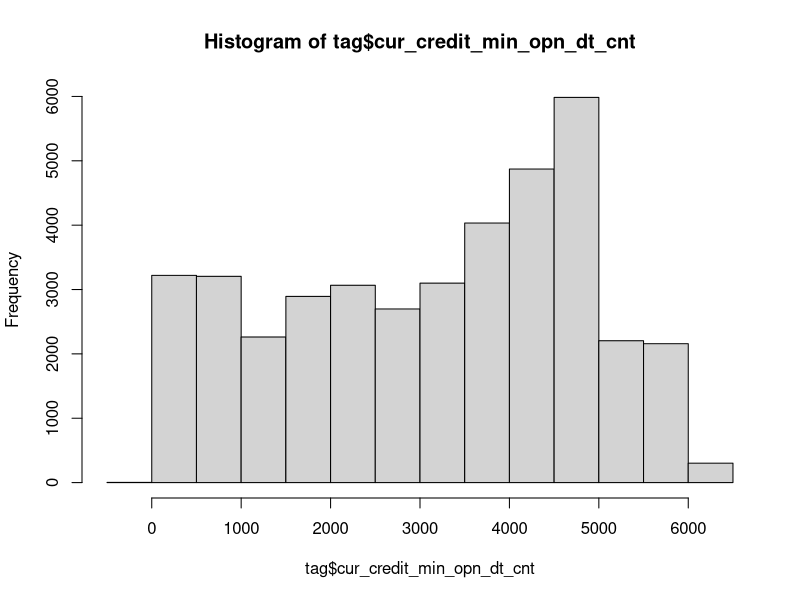
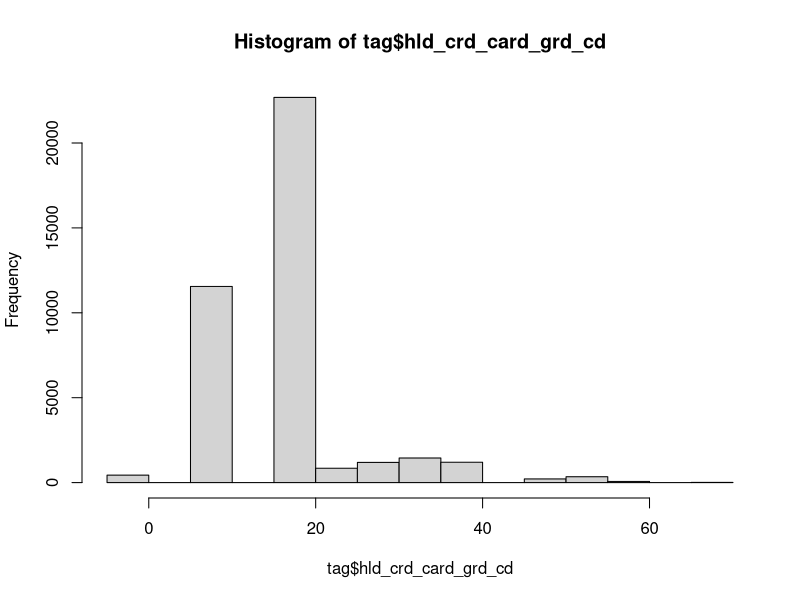
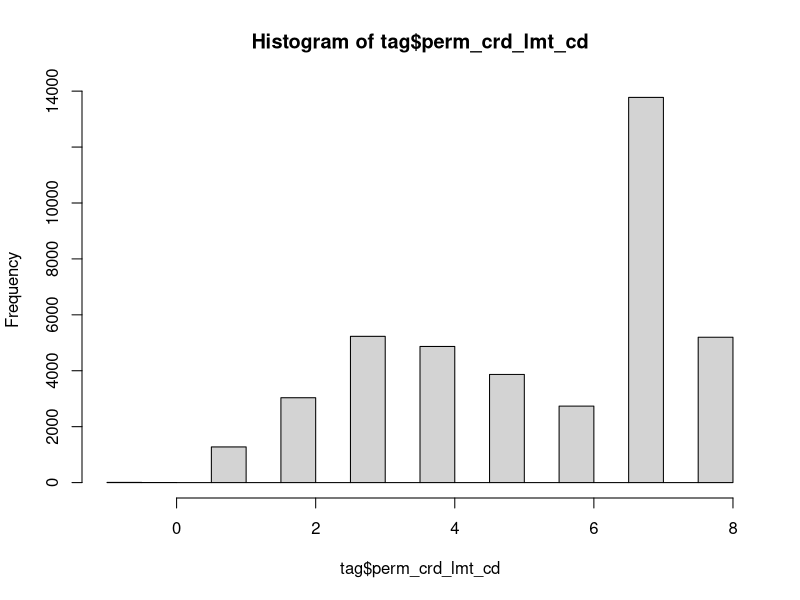
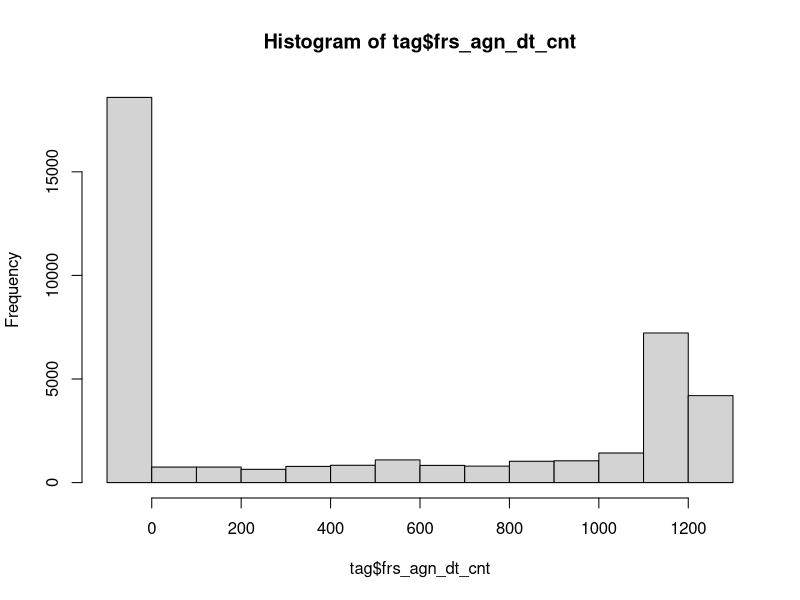
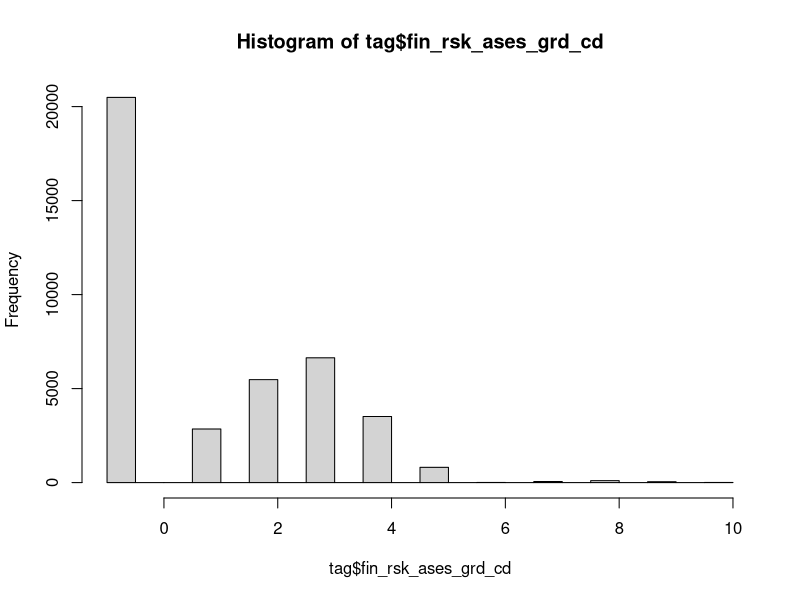
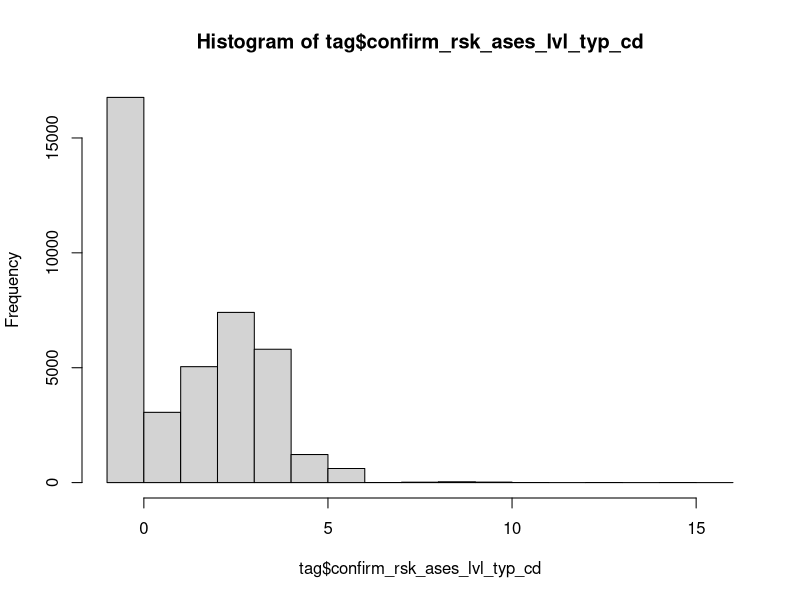
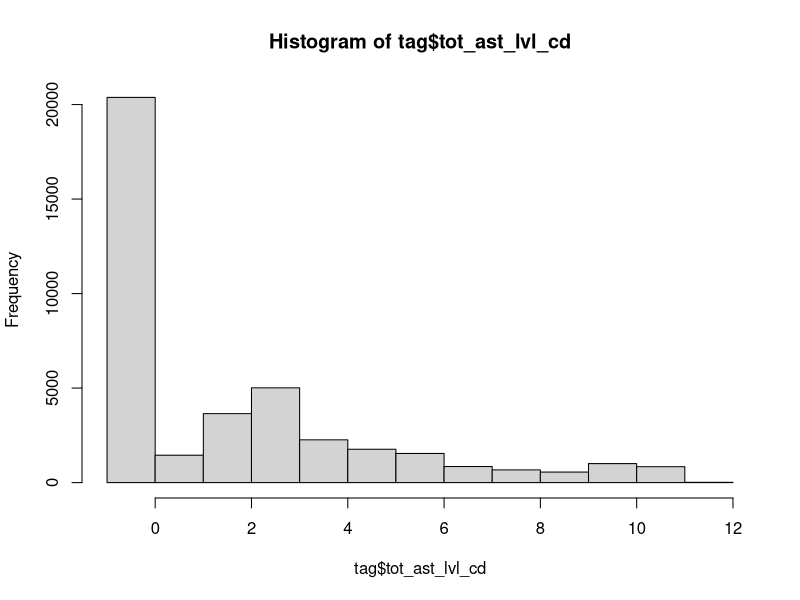
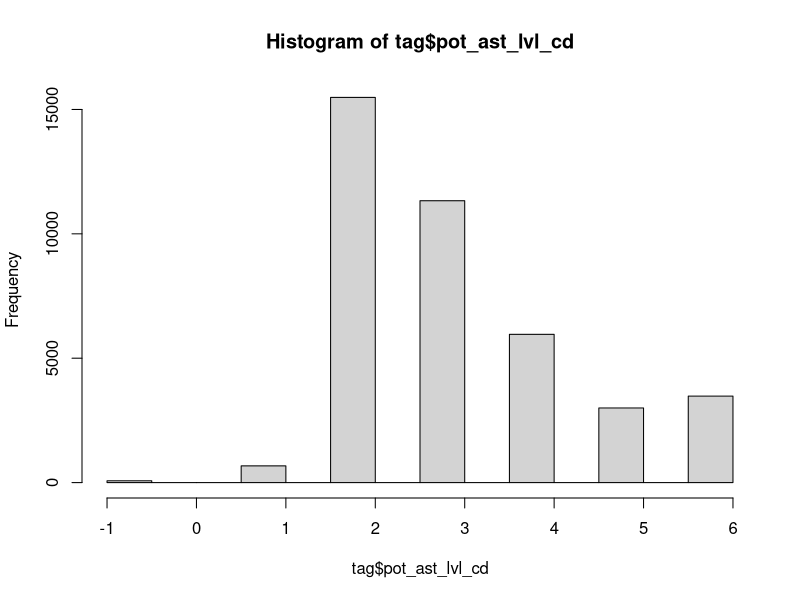

These charts were generated, in order, by the following R code:
## ---- chunk 1
library(tidyverse)
library(ggplot2)

tag <- read.csv("train_tag.csv")
dim(tag)[1]
colnames(tag)
rdm.index <- sample(dim(tag)[1], size=6)
tag[rdm.index,]
summary(tag)
## ---- chunk 2
#put categorical variables as fators
tag[c(2,3,5,6,7,8,10,11,12,13,14,15,16,18,30,35,37)] <- lapply(tag[c(2,3,5,6,7,8,10,11,12,13,14,15,16,18,30,35,37)], as.factor)
## ---- chunk 3
#try to remove -1
colnames(tag)
neg_col_index <- c(17, 19, 20, 23, 24, 34, 38, 42)
dat <- tag
for (i in 1:8) {
  dat <- subset(dat, dat[neg_col_index[i]] != -1)
}

dim(dat) 
dim(tag)
## ---- chunk 4
#check cur_credit_min_opn_dt_cnt
hist(tag$cur_credit_min_opn_dt_cnt)
summary(tag$cur_credit_cnt)
#remove rows with -1 in cur_credit_min_opn_dt_cnt
dat1 <- subset(tag, cur_credit_min_opn_dt_cnt != -1)

#check hld_crd_card_grd_cd
hist(tag$hld_crd_card_grd_cd)
#remove -1 in hld_crd_card_grd_cd
dat1 <- subset(dat1, hld_crd_card_grd_cd != -1)

#check perm_crd_lmt_cd
hist(tag$perm_crd_lmt_cd)
#remove -1 in perm_crd_lmt_cd
dat1 <- subset(dat1, perm_crd_lmt_cd != -1)

#check frs_agn_dt_cnt
hist(tag$frs_agn_dt_cnt)
summary(tag$l6mon_agn_ind)
length(which(tag$frs_agn_dt_cnt == -1)) #=18588
length(which(tag$frs_agn_dt_cnt == -1 & tag$l6mon_agn_ind == 0)) #=18528
#remove frs_agn_dt_cnt
dat1 <- subset(dat1, select = - frs_agn_dt_cnt)

#check fin_rsk_ases_grd_cd
hist(tag$fin_rsk_ases_grd_cd)
#code the variable as a factor
dat1$fin_rsk_ases_grd_cd <- as.factor(dat1$fin_rsk_ases_grd_cd)

#check confirm_rsk_ases_lvl_typ_cd
hist(tag$confirm_rsk_ases_lvl_typ_cd)
#code the variable as a factor
dat1$confirm_rsk_ases_lvl_typ_cd <- as.factor(dat1$confirm_rsk_ases_lvl_typ_cd)

#check tot_ast_lvl_cd
hist(tag$tot_ast_lvl_cd)
#code the variable as a factor
dat1$tot_ast_lvl_cd <- as.factor(dat1$tot_ast_lvl_cd)

#check pot_ast_lvl_cd
hist(tag$pot_ast_lvl_cd)
#code the variable as a factor
dat1$pot_ast_lvl_cd <- as.factor(dat1$pot_ast_lvl_cd)

#code "" levels as "-1"
levels(tag$atdd_type) <- c("-1", "-1", "0", "1")
levels(tag$deg_cd) <- c("-1",  "~", "A", "B", "C", "D", "E", "Z")
levels(tag$edu_deg_cd) <- c("-1",  "~", "A", "B", "C", "D", "E", "F", "G", "J", "K", "L", "M", "Z")
## ---- chunk 5
#response variable
hist(tag$ovd_30d_loan_tot_cnt)
#default for loan + credit card 
hist(tag$his_lng_ovd_day)
length(which(tag$his_lng_ovd_day != 0))
#default for credit card (customers without loan)
hist(tag$his_lng_ovd_day[tag$loan_act_ind==0])

#try to exclude customers with loan
dat1.1 <- dat1[dat1$loan_act_ind==0,]
length(which(dat1.1$his_lng_ovd_day > 0)) #only 3
length(which(dat1.1$ovd_30d_loan_tot_cnt > 0)) #only 1 person

#define Good as customers who never default
dat1$good <- as.factor(ifelse(dat1$his_lng_ovd_day == 0, 1, 0)) #Good as 1, Bad as 0
summary(dat1$good)
## ---- chunk 6
#investigate mrg_situ_cd
ggplot(dat1, aes(x=mrg_situ_cd, y=age)) + geom_boxplot()
attach(dat1)
mean(age[mrg_situ_cd=="A" & gdr_cd == "M"])
mean(age[mrg_situ_cd=="B" & gdr_cd == "M"])
detach()
#assume A = single, B = married

#subset our target group
dat.t <- subset(dat1, age<=35 & gdr_cd=="F" & mrg_situ_cd=="B", select = -c(age, gdr_cd, mrg_situ_cd))
dim(dat.t)
summary(dat.t)

## ---- chunk 7
#investigate some outliers in variables
which.max(dat.t$cur_credit_cnt) #143
dat.t[143,]
which.max(dat.t$his_lng_ovd_day) #298
dat.t[298,]

#investigate the highly skewed variables
skew.df <- subset(dat.t, select = c(bk1_cur_year_mon_avg_agn_amt_cd, l12mon_buy_fin_mng_whl_tms, 
                                    l12_mon_fnd_buy_whl_tms, l12_mon_insu_buy_whl_tms, l12_mon_gld_buy_whl_tms,
                                    pl_crd_lmt_cd, good))

#combine adjacent levels with similar Weight of Evidence
check_woe <- function(var) {
  tab.var <- table(as.factor(var), good)
  df.var <- as.data.frame.matrix(tab.var)
  df.prop.var <- as.data.frame.matrix(prop.table(tab.var, 1))
  df.var$woe <- log(df.prop.var$"1" / df.prop.var$"0")
  return(df.var)
}

attach(skew.df)
check_woe(bk1_cur_year_mon_avg_agn_amt_cd)

check_woe(l12mon_buy_fin_mng_whl_tms)

check_woe(l12_mon_fnd_buy_whl_tms)

check_woe(l12_mon_insu_buy_whl_tms)
#too few people buy insurance （8 people buy once)

check_woe(l12_mon_gld_buy_whl_tms)
#too few people buy gold (5 people buy >= 1 time)

check_woe(pl_crd_lmt_cd)
detach()
## ---- chunk 8
#drop levels
dat.t <- droplevels(dat.t)
summary(dat.t)

#select variables which reflect customer background and behaviour
dat.tf <- subset(dat.t, select = c(cur_debit_cnt, cur_credit_cnt, cur_debit_min_opn_dt_cnt, cur_credit_min_opn_dt_cnt, cur_debit_crd_lvl, hld_crd_card_grd_cd, crd_card_act_ind, l1y_crd_card_csm_amt_dlm_cd, atdd_type, perm_crd_lmt_cd, acdm_deg_cd, job_year, ic_ind, fr_or_sh_ind,
dnl_bind_cmb_lif_ind,
hav_car_grp_ind,
hav_hou_grp_ind,
l6mon_daim_aum_cd,
tot_ast_lvl_cd,
pot_ast_lvl_cd,
l12mon_buy_fin_mng_whl_tms,
l12_mon_fnd_buy_whl_tms,
l12_mon_insu_buy_whl_tms,
l12_mon_gld_buy_whl_tms,
loan_act_ind,
pl_crd_lmt_cd,
good))
summary(dat.tf)
## ---- chunk 9
#raw model
glm.f <- glm(good~., data=dat.tf, family="binomial")
summary(glm.f)

#classification table
ct.op <- function(predicted, observed) {
  df.op <- data.frame(predicted = predicted, observed = observed)
  # create a table
  op.tab <- table(df.op)
  # use the prop.table function to obtain the rows we need and stack them on
  # top of each other with rbind
  op.tab <- rbind(op.tab, c(round(prop.table(op.tab, 2)[1, 1], 2), round((prop.table(op.tab,2)[2, 2]), 2)))
  # name the rows
  rownames(op.tab) <- c("pred=0", "pred=1", "%corr")
  # name the columns
  colnames(op.tab) <- c("obs=0", "obs=1")
  # return the table
  op.tab
}
ct.op(as.numeric(glm.f$fitted.values>0.5), dat.tf$good)

#automatic model selection by AIC
glm.n <- glm(good~1, data=dat.tf, family="binomial")

glm.fwd <- step(glm.n, scope = list(lower = glm.n, upper = glm.f), 
             direction = "forward", trace = 0)
ct.op(as.numeric(glm.fwd$fitted.values>0.5), dat.tf$good)

glm.bwd <- step(glm.f, direction = "backward", trace = 0)
summary(glm.bwd)
ct.op(as.numeric(glm.bwd$fitted.values>0.5), dat.tf$good)

glm.bi <- step(glm.f, direction = "both", trace = 0)
summary(glm.bi)
ct.op(as.numeric(glm.bi$fitted.values>0.5), dat.tf$good)
